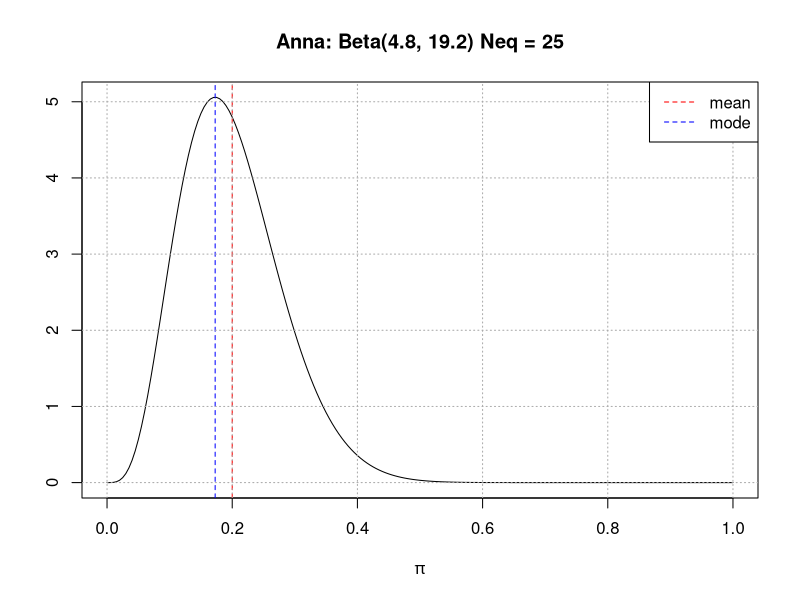
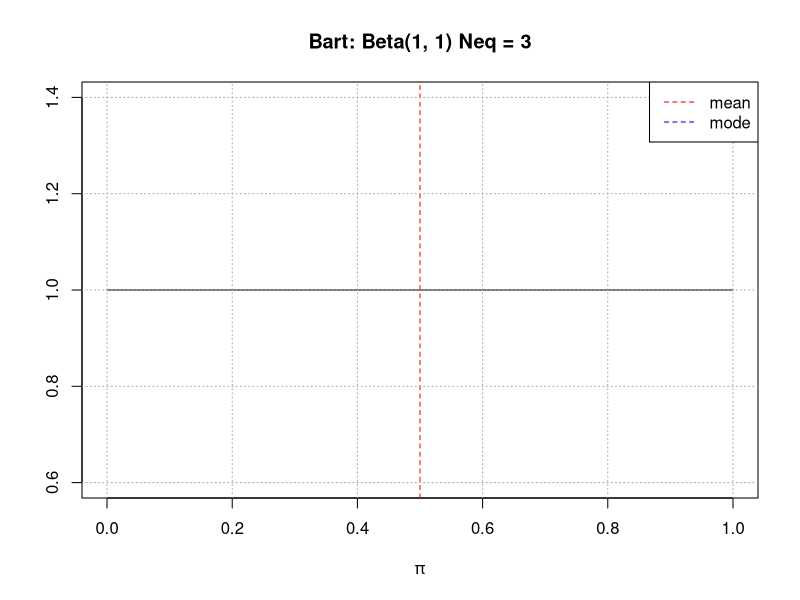
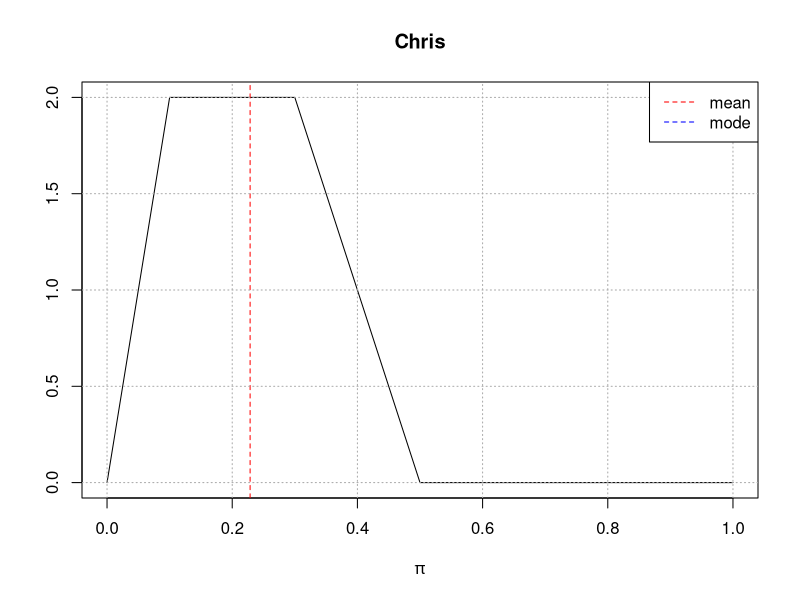
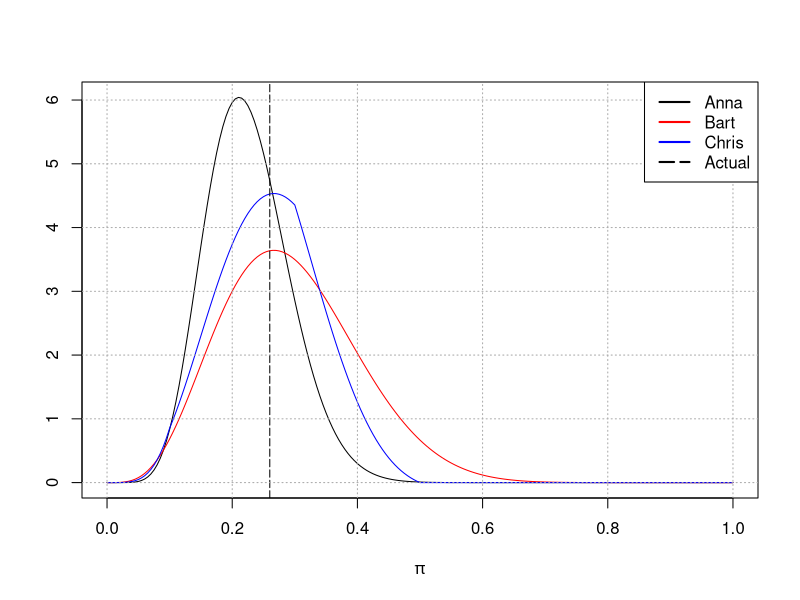

Reproduce these figures in R, in order.
## ---- chunk 1
annaPrior <- list(mean=0.2, sigma=0.08)
## ---- chunk 2
getAB <- function(pi, sig) {
  a = pi^2 * (1 - pi) / sig^2 - pi
  b = a / pi - a
  return(list(a=a, b=b))
}

with(annaPrior, {
  annaPrior[c("a", "b")] <<- getAB(mean, sigma)
})
with(annaPrior, {
  annaPrior$mode <<- (a - 1) / (a + b - 2)
  annaPrior$neq <<- a + b + 1
})

step <- 0.005
x <- seq(0, 1, step)

plotParam = list(
  col=c("red", "blue"),
  lty=c(2, 2),
  text=c("mean", "mode")
)

with(annaPrior, {
  plot(
    x, dbeta(x, a, b), 
    type="l",
    xlab = expression(pi),
    ylab = ""
  )
  title(
    paste0(
      "Anna: Beta(", round(a, 2), ", ", round(b, 2), ")",
      " Neq = ", round(a + b + 1, 2)
    )
  )
  abline(v = c(mean, mode), col=plotParam$col, lty=plotParam$lty)
  grid(col = "darkgrey")
  legend("topright", plotParam$text, col=plotParam$col, lty=plotParam$lty)
})
## ---- chunk 3
bartPrior <- list(
  a = 1,
  b = 1
)
## ---- chunk 4
with(bartPrior, {
  bartPrior["mean"] <<- a / (a + b)
})

with(bartPrior, {
  plot(
    x, dbeta(x, a, b), 
    type="l",
    xlab = expression(pi),
    ylab = ""
  )
  title(
    paste0(
      "Bart: Beta(1, 1)",
      " Neq = ", round(a + b + 1, 2)
    )
  )
  abline(v = c(mean), col=plotParam$col, lty=plotParam$lty)
  grid(col = "darkgrey")
  legend("topright", plotParam$text, col=plotParam$col, lty=plotParam$lty)
})
## ---- chunk 5
chrisPriorFun <- function(x) {
  if (x <= 0.1) {
    return(20 * x)
  } else if (x <= 0.3) {
    return(2)
  } else if (x <= 0.5) {
    return(5 - 10 * x)
  } else {
    return(0)
  }
}
chrisPrior <- sapply(x, chrisPriorFun)
chrisMean <- drop(x %*% chrisPrior) / sum(chrisPrior)

plot(
  x, chrisPrior,
  type="l",
  xlab = expression(pi),
  ylab = ""
)
abline(v = c(chrisMean), col=plotParam$col, lty=plotParam$lty)
grid(col = "darkgrey")
legend("topright", plotParam$text, col=plotParam$col, lty=plotParam$lty)
title("Chris")
## ---- chunk 6
actualPi <- 0.26
sampleSize <- 15
support <- round(sampleSize * actualPi)
oppose <- sampleSize - support
## ---- chunk 7
fYgivenPi <- function(p) {
  return(p^support * (1 - p)^oppose)
}
chrisLikelihood <- sapply(x, fYgivenPi)
chrisPosterior <- chrisPrior * chrisLikelihood / (drop(chrisPrior %*% chrisLikelihood) * step)


# Posterior: Anna
plot(
  x, dbeta(x, annaPrior$a + support, annaPrior$b + oppose), 
  type = "l",
  xlab = expression(pi),
  ylab = ""
)
# Posterior: Bart
points(
  x, dbeta(x, bartPrior$a + support, bartPrior$b + oppose), 
  type = "l", 
  col = "red"
)
# Posterior: Chris
points(
  x, chrisPosterior,
  type = "l",
  col = "blue"
)
# Actual
abline(v = actualPi, lty = 5)
grid(col = "darkgrey")
legend(
  "topright", 
  legend =  c("Anna", "Bart", "Chris", "Actual"), 
  col = c("black", "red", "blue", "black"), 
  lty = c(1, 1, 1, 5),
  lwd = c(2, 2, 2, 2)
)
## ---- chunk 8
# numerical integration
f <- function(values, step) {
  return(sum(values) * step)
}

print(
  paste(
    "check that all distributions integrate to 1: ",
    f(dbeta(x, 4.8 + 25, 19.2 + 74), step),
    f(dbeta(x, 1 + 26, 1 + 74), step),
    f(chrisPosterior, step)
  )
)

